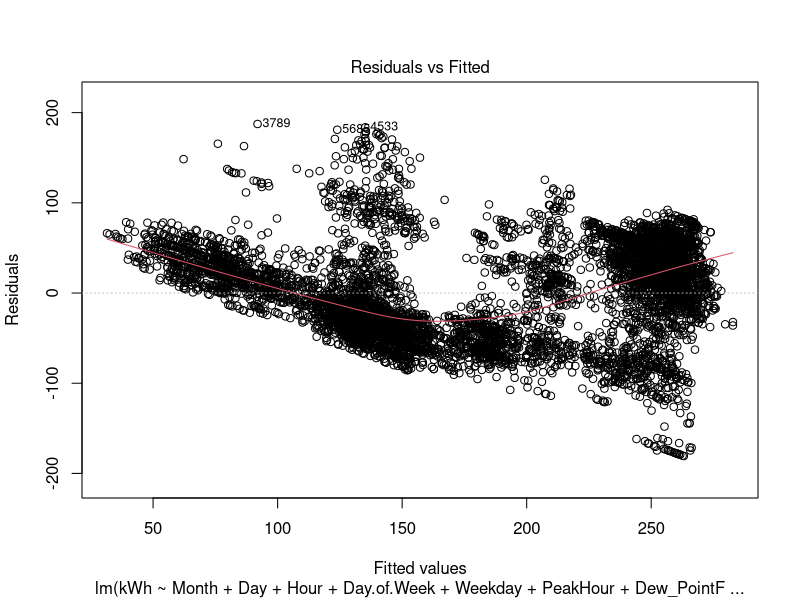
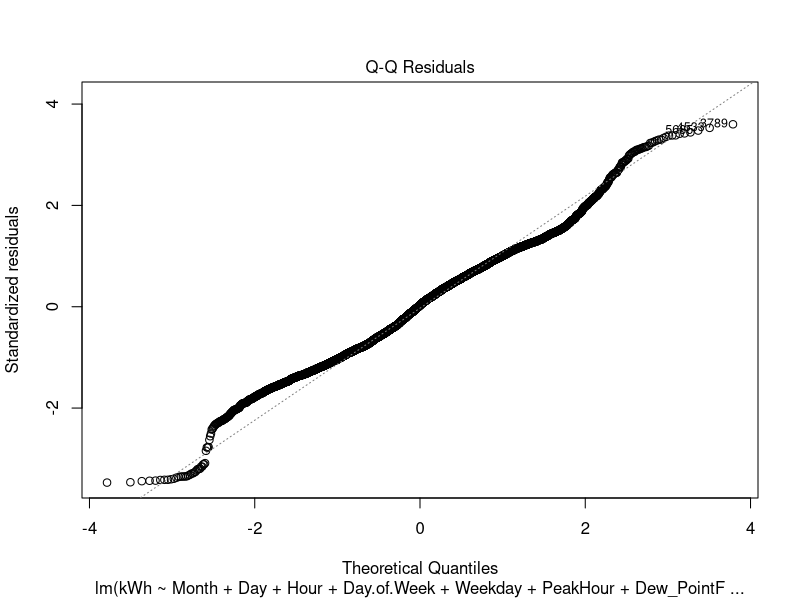
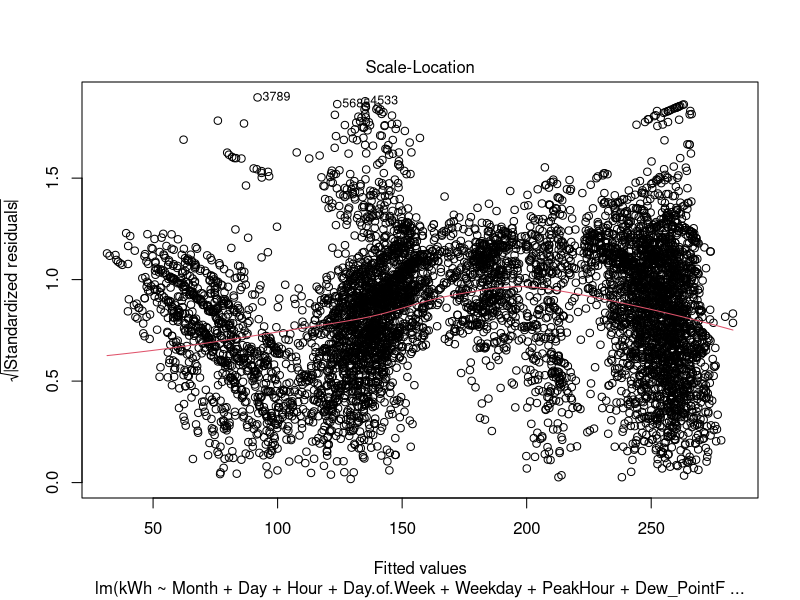
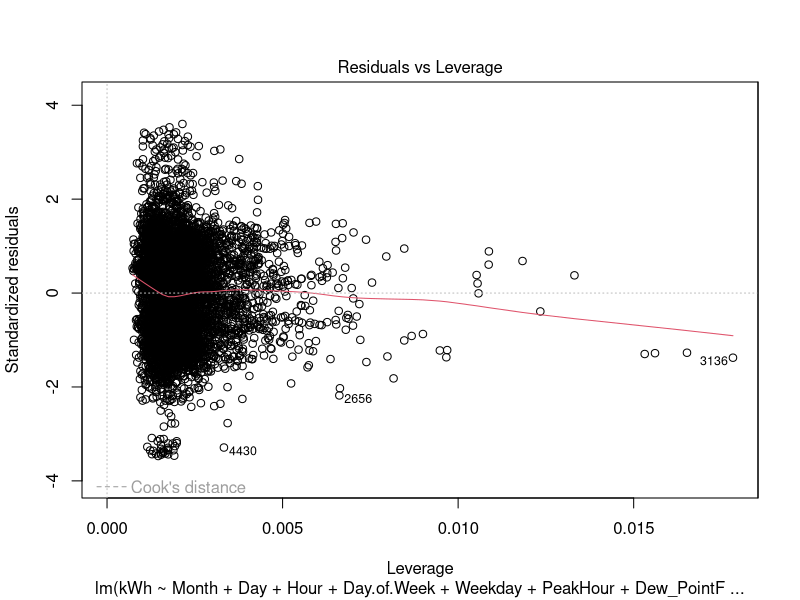
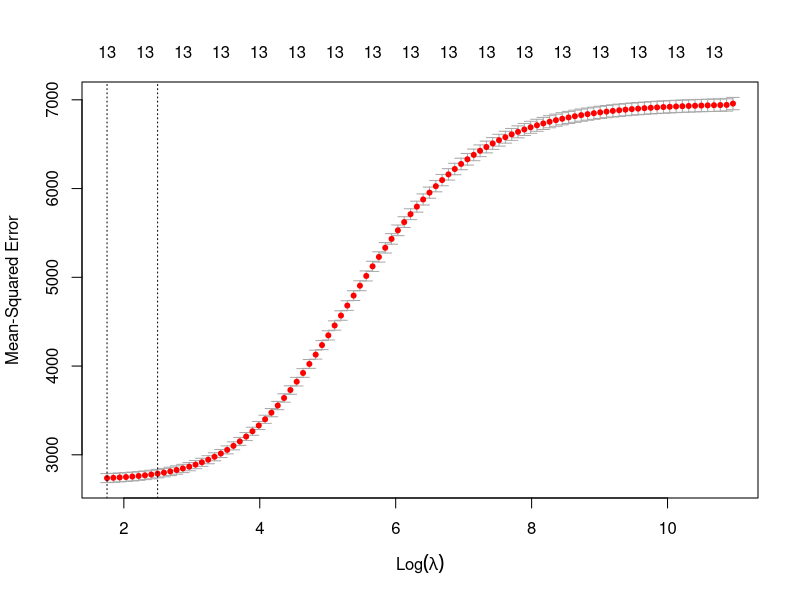
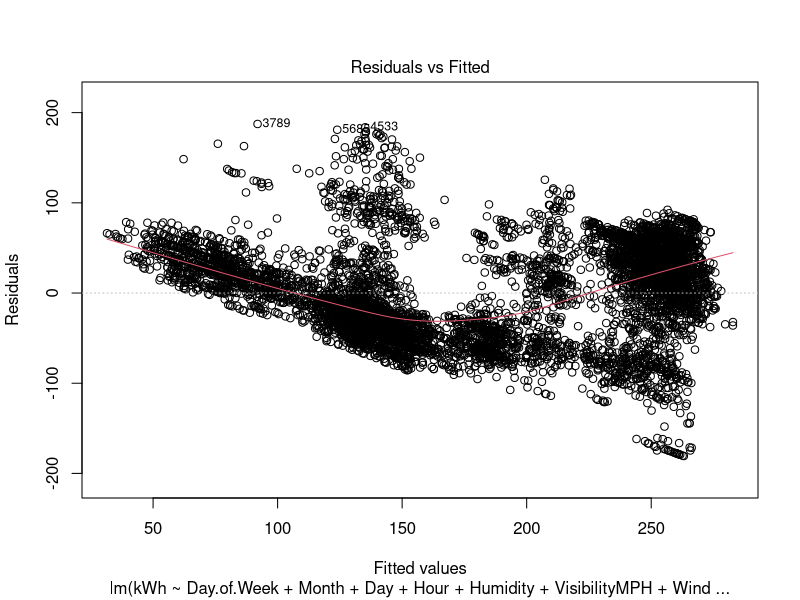
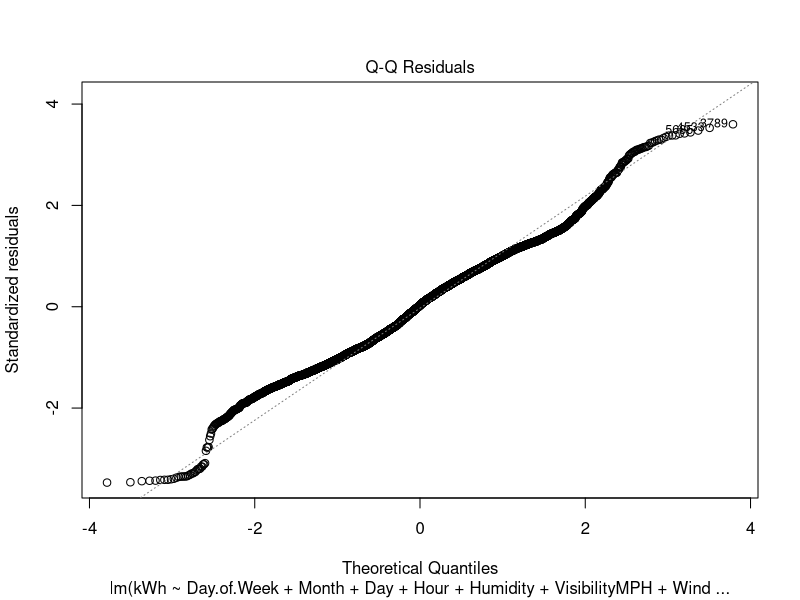
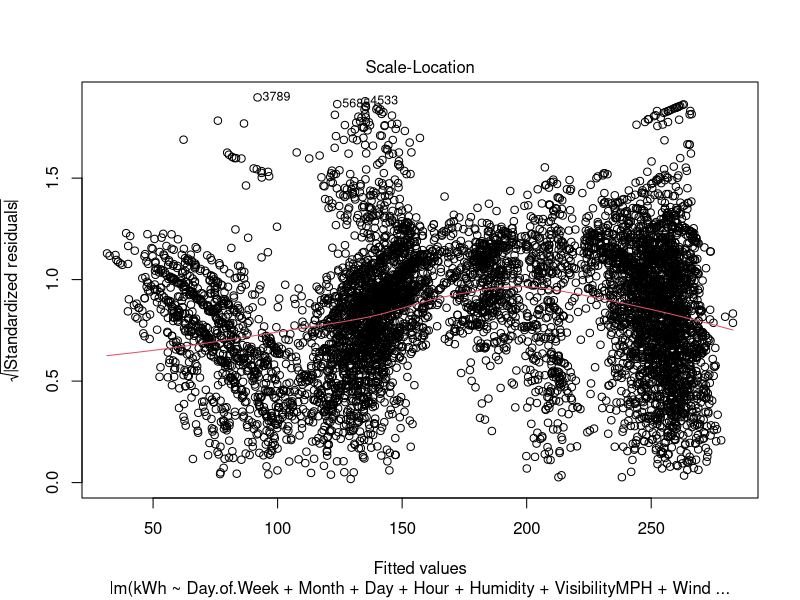

Here is the R script that generated these plots, in order:

library("leaps")
# reading csv file
consolidate1 <- read.csv("sampleFormat.csv")
consolidate1 <- as.data.frame(consolidate1)

# removing extra columns from dataframe
drops <- c("Conditions","Wind_Direction","Date")
consolidate <- consolidate1[ , !(names(consolidate1) %in% drops)]

# creating training and testing data
smp_size <- floor(0.75 * nrow(consolidate))

#Set the seed to make your partition reproductible
set.seed(123)
train_ind <- sample(seq_len(nrow(consolidate)), size = smp_size)

#Split the data into training and testing
train <- consolidate[train_ind, ]
test <- consolidate[-train_ind, ]
##Linear Model
lm.fit = lm(kWh ~ ., data = train)
summary(lm.fit)

#forward Regression
fwdreg=regsubsets(kWh ~.,data=train, nvmax = 7, method="forward")
summary(fwdreg)

#Backward Regression
backreg=regsubsets(kWh ~.,data=train,nvmax = 7, method="backward")
summary(backreg)

#Stepwise Regression
library(MASS)
fit <- lm(kWh~.,data=train)
step <- stepAIC(fit, direction="both")
step$anova # display results

#Modified Linear Model
# hit and trial by adding and deleting the parameters to determine best possible fit
lm.fit <- lm(kWh ~  TemperatureF +Month + Day + Hour, data = train)
lm.fit <- lm(kWh ~  TemperatureF +Month + Day + Hour+Day.of.Week+PeakHour+Weekday , data = train)
lm.fit <- lm(kWh ~  Month+Day+Hour+PeakHour+Sea_Level_PressureIn+Weekday,data = train)
lm.fit <- lm(kWh ~  TemperatureF +Month + Day + Hour+PeakHour+Weekday+Dew_PointF , data = train)
lm.fit <- lm(kWh ~  TemperatureF +Month + Day + Hour+PeakHour+Weekday+Dew_PointF+Humidity+VisibilityMPH , data = train)
lm.fit <- lm(kWh ~  TemperatureF +Month + Day + Hour+PeakHour+Weekday+Dew_PointF+Humidity , data = train)
lm.fit <- lm(kWh ~  TemperatureF +Month + Day + Hour+Day.of.Week+PeakHour+Weekday+Dew_PointF+Humidity+Sea_Level_PressureIn+VisibilityMPH , data = train)

# variables took from forward regression
lm.fit<-  lm(kWh ~ Month+Hour+PeakHour+Sea_Level_PressureIn+Weekday+Day.of.Week+TemperatureF,data = train)
summary(lm.fit)

# variables took from backward regression
lm.fit<-  lm(kWh ~ Month+Hour+PeakHour+Weekday+Day.of.Week+Sea_Level_PressureIn+TemperatureF+Dew_PointF,data = train)
summary(lm.fit)

# variables referred from stepwise regression
lm.fit <- lm(kWh ~ Month + Day + Hour +Day.of.Week +Weekday + PeakHour + Dew_PointF + Humidity + Sea_Level_PressureIn + VisibilityMPH + 
               Wind_SpeedMPH + WindDirDegrees + TemperatureF, data=train)
summary(lm.fit)
plot(lm.fit)


######lm.ridge
library(glmnet)
x <- model.matrix(kWh ~ ., train)
# response variable
y <- train$kWh
# method cv.glment method where we have given response and predicting variables 
# where measure = "area under ROC curve" and alpha = 0
cv.ridge <- cv.glmnet(x,y,alpha =0,parallel=TRUE,standardize=TRUE,type.measure='auc')
# plotting ridge
plot(cv.ridge)
# calculating minimum value of lambda
l <- cv.ridge$lambda.min
cv.ridge$lambda.1se
# calculate the value of coefficients for the predicting variables 
res <- predict(cv.ridge, s=l,type="coefficients")
res
coef(cv.ridge, s=cv.ridge$lambda.min)
summary(cv.ridge)
## variables taken from ridge
lm.fit <- lm(kWh ~ Day.of.Week + Month+ Day+ Hour+ Humidity + VisibilityMPH + WindDirDegrees + Weekday + PeakHour + TemperatureF +Dew_PointF + Sea_Level_PressureIn 
             + Wind_SpeedMPH, data=train)
summary(lm.fit)
plot(lm.fit)

######lm.lasso
x <- model.matrix(kWh ~ ., train)
y <- train$kWh
# cv.glmnet where alpha = 1 and measure = "area under ROC curve"
cv.lasso <- cv.glmnet(x,y,alpha =1,parallel=TRUE,standardize=TRUE,type.measure='auc')
plot(cv.lasso)
# calculating minimum lambda
l <- cv.lasso$lambda.min
cv.lasso$lambda.1se
# calculate the coefficients of predicting parameters
res <- predict(cv.lasso, s=l,type="coefficients")
res
coef(cv.lasso, s=cv.lasso$lambda.min)
summary(cv.lasso)
####elastic net
x <- model.matrix(kWh ~ ., train)
y <- train$kWh
### cv.glmnet where alpha = 0.5 and measure = "area under ROC curve"
cv.elnet <- cv.glmnet(x,y,alpha =0.5,parallel=TRUE,standardize=TRUE,type.measure='auc')
plot(cv.elnet)
l <- cv.elnet$lambda.min
cv.elnet$lambda.1se
# calculating the coeffecients of predicting parameters
res <- predict(cv.elnet, s=l,type="coefficients")
res
coef(cv.elnet, s=cv.elnet$lambda.min)
summary(cv.elnet)
## varibales taken from lasso
lm.fit <- lm(kWh ~ Day.of.Week + Month+ Day+ Hour+ Humidity + VisibilityMPH + WindDirDegrees + Weekday + PeakHour + TemperatureF +Dew_PointF + Sea_Level_PressureIn 
             + Wind_SpeedMPH , data=train)
summary(lm.fit)
## variables taken from elastic net
lm.fit <- lm(kWh ~ Day.of.Week + Month+ Day+ Hour+ Humidity + VisibilityMPH + WindDirDegrees + Weekday + PeakHour + TemperatureF +Dew_PointF + Sea_Level_PressureIn 
             + Wind_SpeedMPH , data=train)
summary(lm.fit)

#Measures of predictive accuracy
install.packages("forecast")
library(forecast)
# predict method to predict value of kWh
pred = predict(lm.fit, test)
# checking the accuracy of predicted kWH value through RMSE,  MAE,  MPE  and  MAPE 
accuracy(pred, test$kWh)
View(pred)

####writing csv
library(broom)
tidy_lmfit <- tidy(coef(lm.fit))
tidy_lmfit[,1:2]
account <- c("Account No", unique(train$Account))
tidy_lmfit <- rbind(account,(tidy_lmfit[,1:2]))
write.csv(tidy_lmfit,"RegressionOutputs.csv")
#Transpose
account <- unique(train$Account)
acc<-accuracy(pred,test$kWh)
tyu<-as.data.frame(acc)
View(tyu)
PerformanceMetrics <- t(tyu[1:5])
PerformanceMetrics<-rbind(account,PerformanceMetrics)
View(PerformanceMetrics)
write.csv(PerformanceMetrics,"PerformanceMetrics.csv")
